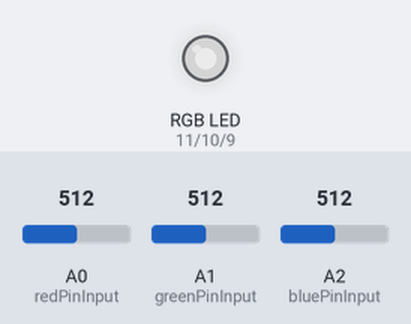
Simulated run of this sketch. Board: Arduino Uno, built with avr-gcc and run on an emulated ATmega328P. Shown: an RGB LED mixed from three pins (HIGH = lit). The inputs (shaded band) are chosen by the test bench; at power-on: A0 (redPinInput) = 512, A1 (greenPinInput) = 512, A2 (bluePinInput) = 512. Dim RGB values are drawn brighter than linear.

Above: at 1.2 s.
1.3 s: A0 (redPinInput) set to 716
At 2.0 s:
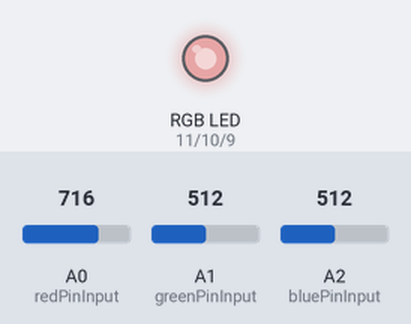
2.8 s: A1 (greenPinInput) set to 716
At 3.1 s:
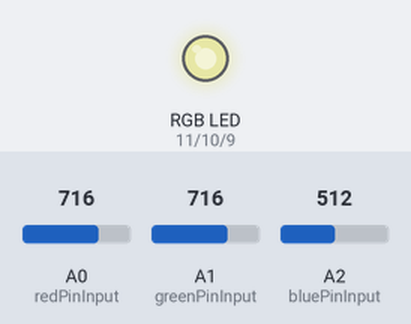
4.3 s: A2 (bluePinInput) set to 716
At 5.5 s:
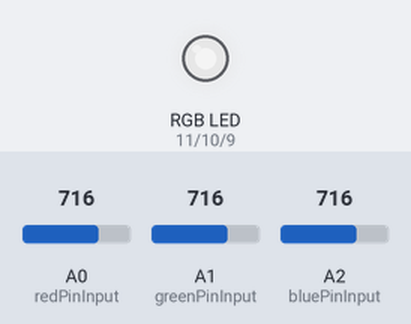
5.8 s: A0 (redPinInput) set to 900
At 6.6 s:
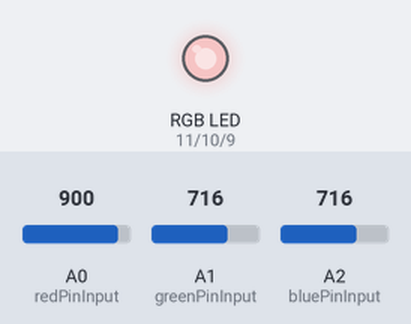
7.3 s: A1 (greenPinInput) set to 900
At 7.8 s:
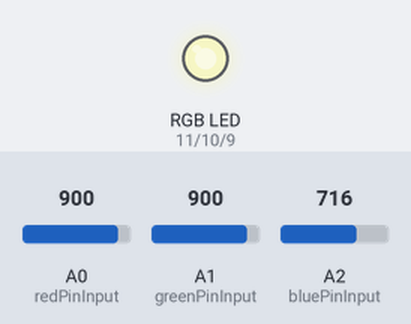
8.8 s: A2 (bluePinInput) set to 900
At 10.1 s:
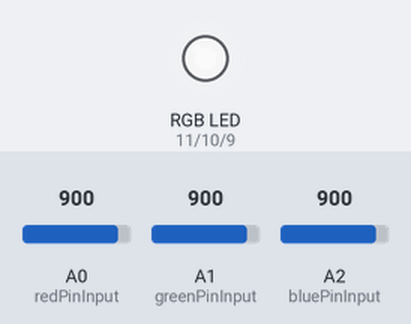
Timing chart, 0 to 11.3 s (numbered marks = the images above; inputs shaded):
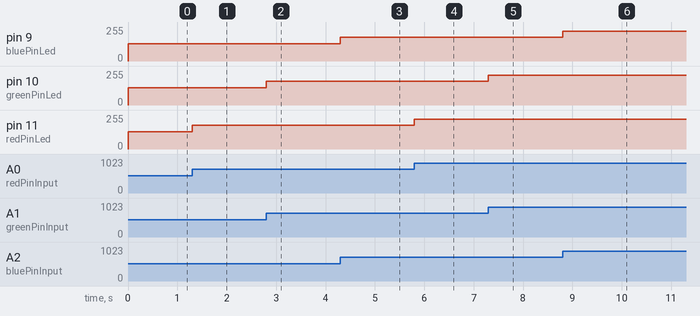

Measured:
- after the input at 1.3 s, pin 11 (redPinLed): 128/255 → 179/255 at once
- after the input at 2.8 s, pin 10 (greenPinLed): 128/255 → 179/255 at once
- after the input at 4.3 s, pin 9 (bluePinLed): 128/255 → 179/255 at once
- after the input at 5.8 s, pin 11 (redPinLed): 179/255 → 225/255 at once
- after the input at 7.3 s, pin 10 (greenPinLed): 179/255 → 225/255 at once
- after the input at 8.8 s, pin 9 (bluePinLed): 179/255 → 225/255 at once

The sketch:

homework1.ino
```cpp
// Modify RGB LED intensity using three potentiometers

const int redPinInput = A0;
const int greenPinInput = A1;
const int bluePinInput = A2;

int redPotValue = 0;
int greenPotValue = 0;
int bluePotValue = 0;

const int redPinLed = 11;
const int greenPinLed = 10;
const int bluePinLed = 9;

float intensity;

void setup() {
  // initialize serial communication at 9600 bits per second:
  Serial.begin(9600);
}

void loop() {
  redPotValue = analogRead(redPinInput);
  greenPotValue = analogRead(greenPinInput);
  bluePotValue = analogRead(bluePinInput);

  intensity = redPotValue/4;
  analogWrite(redPinLed, intensity);

  intensity = bluePotValue/4;
  analogWrite(bluePinLed, intensity);

  intensity = greenPotValue/4;
  analogWrite(greenPinLed, intensity);
}
```
